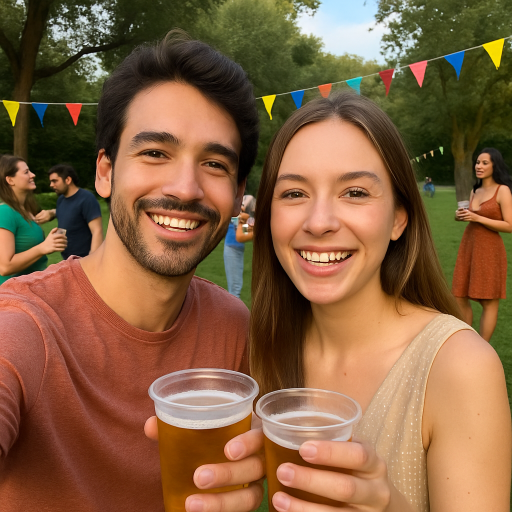
#> input picture notebooks/20250902_0027_PartyinthePark_example.png, 1024 x 1024 px (shown at 1/2 size); its folder holds only this picture in this run
$ python image_processing.py -i 20250902_0027_PartyinthePark_example.png
#> lines starting #> are read from the running program, lines starting #| are printed output that depends on the picture
### ditherbooth/imaging/process.py
import io
from PIL import Image, ImageOps


def to_1bit(
    img_bytes: bytes,
    target_width_dots: int,
    max_height_dots: int | None = None,
    center_x: bool = True,
) -> Image.Image:
    """Convert to 1-bit B/W sized to the printer width and optional max height.

    Reads the image, applies EXIF orientation, converts to grayscale, then
    rescales to fit within ``target_width_dots`` and (if provided)
    ``max_height_dots`` while preserving aspect ratio. The result is pasted on
    a white canvas of width ``target_width_dots`` and height equal to the
    resized image's height (no bottom padding), then converted to 1-bit using
    Pillow's default Floyd–Steinberg dithering.
    """

    with Image.open(io.BytesIO(img_bytes)) as img:
        img = ImageOps.exif_transpose(img)
        img = img.convert("L")
        # Compute scale to fit width and optional height
        sx = target_width_dots / img.width
        if max_height_dots:
            sy = max_height_dots / img.height
            scale = min(sx, sy)
        else:
            scale = sx
        new_w = max(1, int(round(img.width * scale)))
        new_h = max(1, int(round(img.height * scale)))
        img = img.resize((new_w, new_h), Image.LANCZOS)
        # Paste onto a canvas of the target width; top-aligned vertically
        canvas = Image.new("L", (target_width_dots, new_h), 255)
        x_off = ((target_width_dots - new_w) // 2) if center_x else 0
        canvas.paste(img, (x_off, 0))
        return canvas.convert("1")

### notebooks/image_processing.py
# %%
# Interactive image processing script (notebook alternative)
# Run as a script:  python notebooks/image_processing.py
# Or open in VS Code / Jupyter and run cell-by-cell.

from __future__ import annotations

from pathlib import Path
import argparse

from PIL import Image, ImageOps
from ditherbooth.imaging.process import to_1bit

REPO_ROOT = Path(__file__).resolve().parents[1]


def _show(img: Image.Image, title: str | None = None) -> None:
    """Display an image if possible; fall back to opening a window."""
    try:
        from IPython.display import display  # type: ignore

        display(img)
    except Exception:
        try:
            img.show(title=title)
        except Exception:
            pass  # Headless environments may not be able to display


# %%
# Inputs and configuration (CLI-friendly)

script_dir = Path(__file__).parent

def pick_default_image() -> Path:
    # Prefer images in notebooks/ first, then repo root
    nb_pngs = sorted(script_dir.glob("*.png"))
    if nb_pngs:
        return nb_pngs[0]
    root_pngs = sorted(REPO_ROOT.glob("*.png"))
    if root_pngs:
        return root_pngs[0]
    # Fall back to a conventional name in notebooks/
    return script_dir / "sample.png"


parser = argparse.ArgumentParser(add_help=False)
parser.add_argument("--image", "-i", type=str, help="Path to input image")
parser.add_argument("--width", "-w", type=int, default=463, help="Printer width in dots")
parser.add_argument("--out", type=str, default=str(script_dir / "out"), help="Output directory")

# Be permissive in interactive environments
args, _ = parser.parse_known_args()

OUT_DIR = Path(args.out)
OUT_DIR.mkdir(exist_ok=True)

printer_width = int(args.width)  # LP2844 max ~576 depending on media

if args.image:
    candidate = Path(args.image)
    if not candidate.is_file():
        # Try relative to notebooks/ if not found
        rel = (script_dir / args.image).resolve()
        candidate = rel if rel.is_file() else candidate
    image_path = candidate
else:
    image_path = pick_default_image()

if not image_path.exists():
    raise FileNotFoundError(f"Input image not found: {image_path}")

print(f"Using image: {image_path}")


# %%
# Load original image
original = Image.open(image_path)
#> original is the input picture: PIL image 1024x1024 RGB; mean R, G, B 133.6, 96.6, 65.3
_show(original, title="Original")


# %%
# Convert to grayscale with EXIF orientation applied
# Allow running this cell independently in interactive mode
if 'image_path' not in globals():
    # Recreate inputs if this cell is run first
    sample_pngs = sorted(REPO_ROOT.glob("*.png"))
    image_path = sample_pngs[0] if sample_pngs else REPO_ROOT / "sample.png"
if 'original' not in globals():
    original = Image.open(image_path)
img_gray = ImageOps.exif_transpose(original).convert("L")
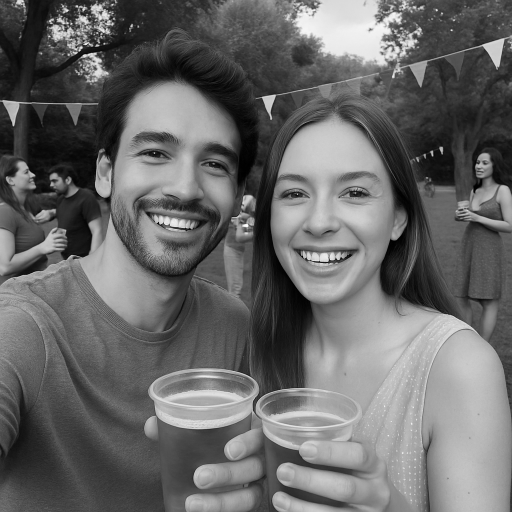
#> img_gray: PIL image 1024x1024 L (shown at 1/2 size); min 0, max 255, mean 104.1
_show(img_gray, title="Grayscale")
img_gray.save(OUT_DIR / "01_gray.png")


# %%
# Resize to printer width while preserving aspect ratio
if 'printer_width' not in globals():
    printer_width = 463
if 'img_gray' not in globals():
    # Fallback for out-of-order cell execution
    if 'image_path' not in globals():
        sample_pngs = sorted(REPO_ROOT.glob("*.png"))
        image_path = sample_pngs[0] if sample_pngs else REPO_ROOT / "sample.png"
    if 'original' not in globals():
        original = Image.open(image_path)
    img_gray = ImageOps.exif_transpose(original).convert("L")
ratio = printer_width / img_gray.width
#> ratio = 0.452
new_height = int(img_gray.height * ratio)
#> new_height = 463
img_resized = img_gray.resize((printer_width, new_height), Image.LANCZOS)
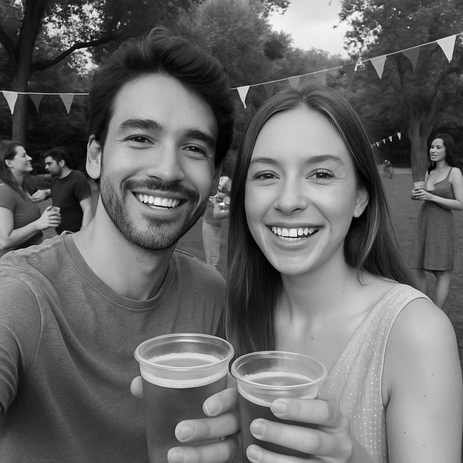
#> img_resized: PIL image 463x463 L; min 0, max 255, mean 104.1
_show(img_resized, title="Resized")
img_resized.save(OUT_DIR / "02_resized.png")


# %%
# Paste onto a white canvas (ensures exact width) and convert to 1-bit
if 'printer_width' not in globals():
    printer_width = 463
if 'img_resized' not in globals():
    if 'img_gray' not in globals():
        if 'image_path' not in globals():
            sample_pngs = sorted(REPO_ROOT.glob("*.png"))
            image_path = sample_pngs[0] if sample_pngs else REPO_ROOT / "sample.png"
        if 'original' not in globals():
            original = Image.open(image_path)
        img_gray = ImageOps.exif_transpose(original).convert("L")
    ratio = printer_width / img_gray.width
    new_height = int(img_gray.height * ratio)
    img_resized = img_gray.resize((printer_width, new_height), Image.LANCZOS)
canvas = Image.new("L", (printer_width, new_height), 255)
#> canvas: PIL image 463x463 L; every value is 255
canvas.paste(img_resized, (0, 0))
final_img = canvas.convert("1")
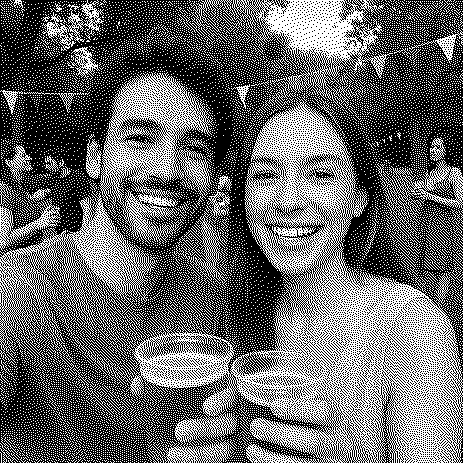
#> final_img: PIL image 463x463 1; 40.8% white in thin lines or dots
_show(final_img, title="Final 1-bit")
final_img.save(OUT_DIR / "03_final_1bit.png")


# %%
# Alternative: use the helper function directly
final_img_direct = to_1bit(image_path.read_bytes(), printer_width)
_show(final_img_direct, title="Final 1-bit (helper)")
final_img_direct.save(OUT_DIR / "04_final_1bit_direct.png")


# %%
print(f"Wrote outputs to: {OUT_DIR}")
